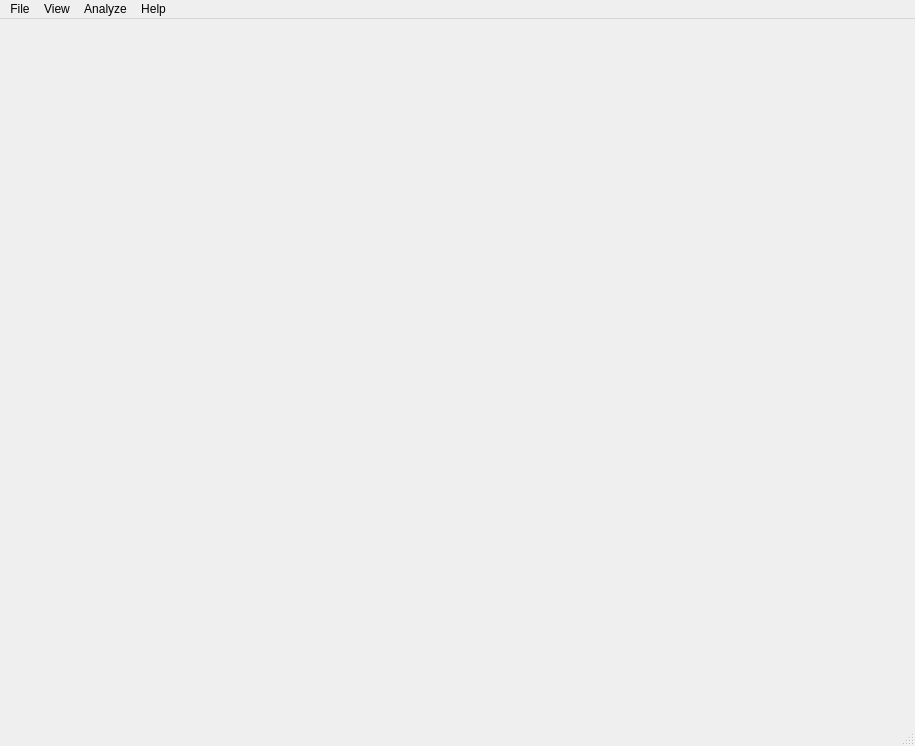
<?xml version="1.0" encoding="UTF-8"?>
<ui version="4.0">
 <class>MainWindow</class>
 <widget class="QMainWindow" name="MainWindow">
  <property name="geometry">
   <rect>
    <x>0</x>
    <y>0</y>
    <width>915</width>
    <height>746</height>
   </rect>
  </property>
  <property name="windowTitle">
   <string>Budget Tracker</string>
  </property>
  <property name="windowIcon">
   <iconset resource="../resources/icons.qrc">
    <normaloff>:/newPrefix/images/money.png</normaloff>:/newPrefix/images/money.png</iconset>
  </property>
  <widget class="QWidget" name="centralWidget">
   <layout class="QVBoxLayout">
    <property name="spacing">
     <number>6</number>
    </property>
    <property name="leftMargin">
     <number>9</number>
    </property>
    <property name="topMargin">
     <number>9</number>
    </property>
    <property name="rightMargin">
     <number>9</number>
    </property>
    <property name="bottomMargin">
     <number>9</number>
    </property>
   </layout>
  </widget>
  <widget class="QMenuBar" name="menuBar">
   <property name="geometry">
    <rect>
     <x>0</x>
     <y>0</y>
     <width>915</width>
     <height>22</height>
    </rect>
   </property>
   <widget class="QMenu" name="menuFile">
    <property name="title">
     <string>File</string>
    </property>
    <addaction name="actionNew_Database"/>
    <addaction name="actionLoad"/>
    <addaction name="actionSave"/>
    <addaction name="actionExport"/>
    <addaction name="separator"/>
    <addaction name="actionSettings"/>
    <addaction name="actionExit"/>
   </widget>
   <widget class="QMenu" name="menuView">
    <property name="title">
     <string>View</string>
    </property>
    <addaction name="actionLedgers"/>
    <addaction name="actionCategories"/>
    <addaction name="actionBudgets"/>
   </widget>
   <widget class="QMenu" name="menuHelp">
    <property name="title">
     <string>Help</string>
    </property>
    <addaction name="actionImporting_CSVs"/>
    <addaction name="actionAbout"/>
   </widget>
   <widget class="QMenu" name="menuAnalyze">
    <property name="title">
     <string>Analyze</string>
    </property>
    <addaction name="actionCharts"/>
    <addaction name="actionSummary"/>
   </widget>
   <addaction name="menuFile"/>
   <addaction name="menuView"/>
   <addaction name="menuAnalyze"/>
   <addaction name="menuHelp"/>
  </widget>
  <widget class="QStatusBar" name="statusBar"/>
  <action name="actionExit">
   <property name="text">
    <string>Exit</string>
   </property>
  </action>
  <action name="actionSave">
   <property name="text">
    <string>Save As</string>
   </property>
  </action>
  <action name="actionLedgers">
   <property name="text">
    <string>Ledgers</string>
   </property>
   <property name="toolTip">
    <string>View ledger tables</string>
   </property>
  </action>
  <action name="actionCategories">
   <property name="text">
    <string>Categories</string>
   </property>
  </action>
  <action name="actionBudgets">
   <property name="text">
    <string>Budgets</string>
   </property>
  </action>
  <action name="actionAbout">
   <property name="text">
    <string>About</string>
   </property>
  </action>
  <action name="actionNew_Ledger">
   <property name="text">
    <string>New Ledger</string>
   </property>
  </action>
  <action name="actionImporting_CSVs">
   <property name="text">
    <string>Importing CSVs</string>
   </property>
  </action>
  <action name="actionSettings">
   <property name="text">
    <string>Settings</string>
   </property>
  </action>
  <action name="actionLoad">
   <property name="text">
    <string>Load</string>
   </property>
   <property name="visible">
    <bool>true</bool>
   </property>
  </action>
  <action name="actionCharts">
   <property name="text">
    <string>Charts</string>
   </property>
  </action>
  <action name="actionSummary">
   <property name="text">
    <string>Summary</string>
   </property>
  </action>
  <action name="actionAdd_Ledger">
   <property name="text">
    <string>Add Ledger</string>
   </property>
  </action>
  <action name="actionExport">
   <property name="text">
    <string>Export</string>
   </property>
  </action>
  <action name="actionDelete_Ledger">
   <property name="text">
    <string>Delete Ledger</string>
   </property>
  </action>
  <action name="actionNew_Database">
   <property name="text">
    <string>New</string>
   </property>
  </action>
 </widget>
 <resources>
  <include location="../resources/icons.qrc"/>
 </resources>
 <connections/>
</ui>
